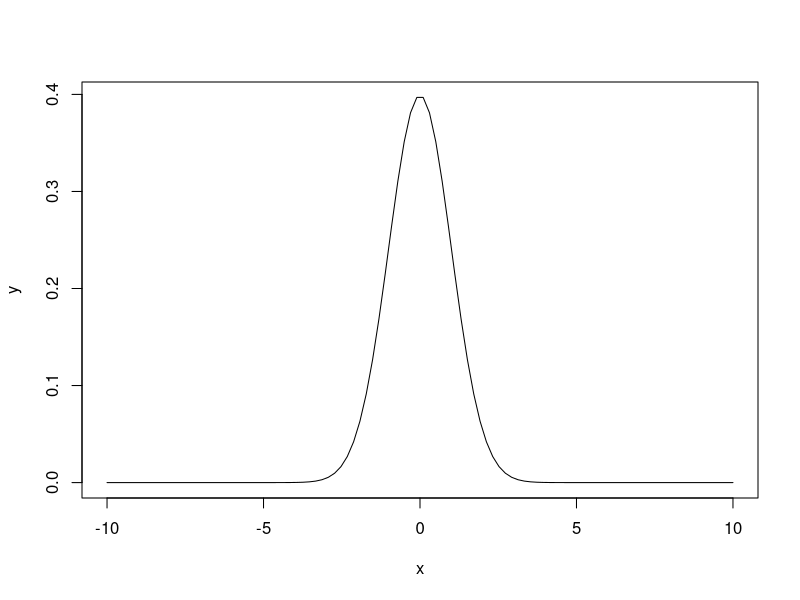

Recreate this plot in R.
x=seq(-10,10, length = 100)
y=dnorm(x,mean=0,sd=1)
plot(x,y,type="l")
x=seq(30,70,length=100)
y=dnorm(x,mean=50,sd=10)
polygon(c(30,x,70), c(0,y,0), col="red")
pnorm(70,mean=50,sd=10)-pnorm(30,mean=50,sd=10)